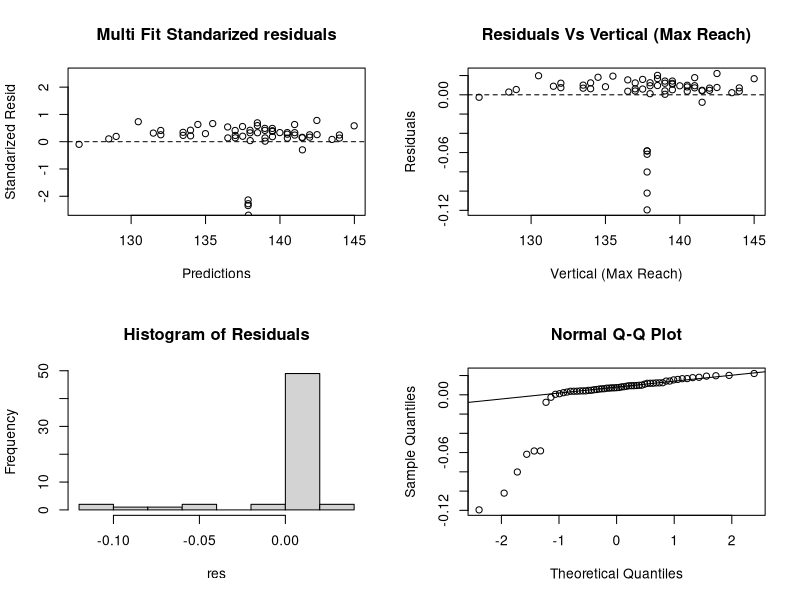

Write the R code that produced this figure.
data <- read.csv("./2014_nba_draft_combine.csv")
data$X <- NULL
data$Year <- NULL
data$Player <- NULL
data$Draft.pick <-NULL
data$Bench <- NULL
attach(data)

# este es el que mejor adjusted R squared da (0.9999), pero no cumple los supuestos
multi.fit = lm(data$Vertical..Max.Reach.~data$Height..No.Shoes.+data$Height..With.Shoes.+data$Standing.reach+data$Vertical..Max.
+data$Vertical..No.Step.+data$Vertical..No.Step.Reach., data = data)
summary(multi.fit)

mean(multi.fit$residuals)
sum(multi.fit$residuals)

# qqplot(multi.fit$residuals,)
# hist(multi.fit$residuals)

shapiro.test(multi.fit$residuals)

library(lmtest)

dwtest(multi.fit)

bptest(multi.fit)
res <- multi.fit$residuals

layout(matrix(c(1,2,3,4),2,2,byrow=T))
plot(multi.fit$fitted.values, rstandard(multi.fit), 
main = "Multi Fit Standarized residuals",
xlab = "Predictions",
ylab = "Standarized Resid",
ylim = c(-2.5, 2.5))
abline(h=0,lty=2)
plot(Vertical..Max.Reach., res, 
main = "Residuals Vs Vertical (Max Reach)",
xlab = "Vertical (Max Reach)", ylab="Residuals")
abline(h=0, lty=2)
hist(res, main = "Histogram of Residuals")

qqnorm(res)
qqline(res)
